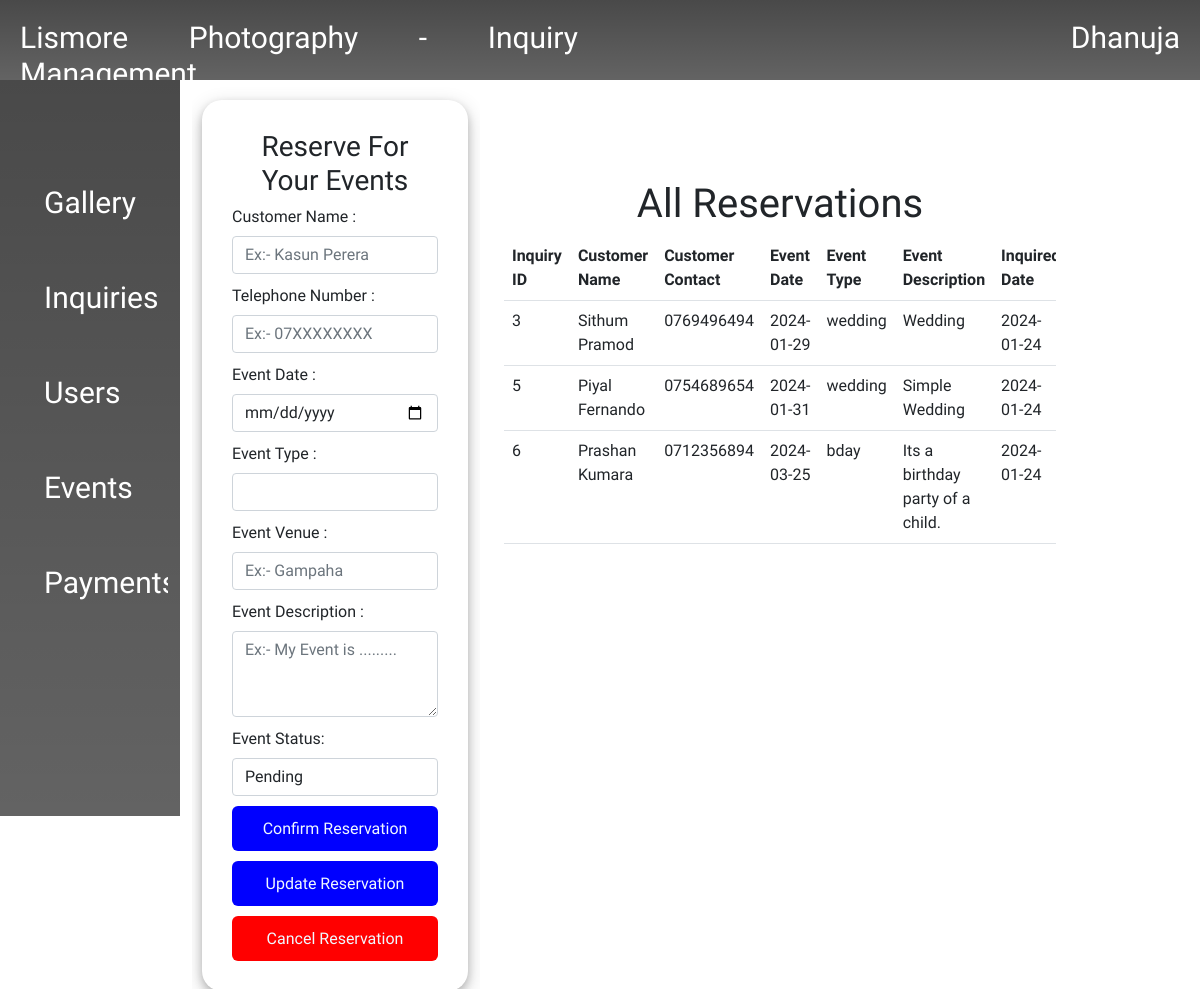
The page /admin_inquiry.php (signed in) on the database its author committed.
### tables this page shows
CREATE TABLE `inquiries` (
  `i_id` int NOT NULL,
  `i_desc` varchar(500) DEFAULT NULL,
  `i_date` date DEFAULT NULL,
  `c_name` varchar(100) DEFAULT NULL,
  `c_tpno` varchar(10) DEFAULT NULL,
  `event_date` date DEFAULT NULL,
  `event_venue` varchar(100) DEFAULT NULL,
  `i_status` enum('Pending','Completed','Canceled') DEFAULT NULL,
  `e_type` varchar(100) DEFAULT NULL
);

### admin_inquiry.php (the view, shortened to what this page needs)
<?php
$admin_name = $_SESSION['admin_name'];
require('class.php');
$db = new database_connection();
$conn = $db->get_con();
if (isset($_GET["page"])) {
    $page = $_GET["page"];
} else {
    $page = 1;
}
$first_inquiry = ($page - 1) * 6;
?>
<!DOCTYPE html>
<html lang="en">
<head>
    <link rel="stylesheet" href="./pages/css/inquiry_management.css">
</head>
<body>
    <header>
        <div class="container-fluid header-line">
            <div class="row">
                <div class="col-sm-6 left-column">
                    <h1>Lismore Photography - Inquiry Management</h1>
                </div>
                <div class="col-sm-6 right-columns justify-content-end text-end">
                    <h1><?php echo $admin_name ?></h1>
                </div>
            </div>
        </div>
    </header>
    <main>
        <div class="container-fluid main-content">
            <div class="row">
                <div class="col-sm-3 side-bar">
                    <ul class="side-bar-content">
                        <li class="side-bar-item"><a href="admin_gallery.php" class="side-bar-link">Gallery</a></li>
                        <li class="side-bar-item"><a href="admin_inquiry.php" class="side-bar-link">Inquiries</a></li>
                        <li class="side-bar-item"><a href="" class="side-bar-link">Users</a></li>
                        <li class="side-bar-item"><a href="" class="side-bar-link">Events</a></li>
                        <li class="side-bar-item"><a href="" class="side-bar-link">Payments</a></li>
                    </ul>
                </div>
                <div class="col-sm-9">
                    <div class="container-fluide">
                        <div class="row">
                            <div class="col-sm-4 inquiry-form">
                                <form method="post" class="form-inquiry" enctype="multipart/form-data">
                                    <h3 align="center">Reserve For Your Events</h3>
                                    <div class="form-group">
                                        <label for="c_name">Customer Name : </label>
                                        <input type="text" class="form-control" id="c_name" name="c_name" placeholder="Ex:- Kasun Perera " value="<?php if (isset($_SESSION["name"])) {
                                                                                                                                                        echo $_SESSION["name"];
                                                                                                                                                    } ?>" />
                                    </div>
                                    <div class="form-group">
                                        <label for="tpno">Telephone Number : </label>
                                        <input type="text" class="form-control" id="tpno" name="tpno" placeholder="Ex:- 07XXXXXXXX" value="<?php if (isset($_SESSION["tpno"])) {
                                                                                                                                                echo $_SESSION["tpno"];
                                                                                                                                            } ?>">
                                    </div>
                                    <div class="form-group">
                                        <label for="e_date">Event Date : </label>
                                        <input type="date" class="form-control" id="e_date" name="e_date" placeholder="Event Date" pattern="\d{4}-\d{2}-\d{2}" value="
                                        <?php if (isset($_SESSION["event_date"])) {
                                            echo $_SESSION["event_date"];
                                        } ?>
                                        ">
                                    </div>
                                    <div class="form-group">
                                        <label for="e_type">Event Type : </label>
                                        <select name="e_type" id="" class="form-control" id="e_type" name="e_type" placeholder="Select Your Event Type">
                                            <option value="<?php if (isset($_SESSION["e_type"])) {
                                                                echo $_SESSION["e_type"];
                                                            } ?>"><?php if (isset($_SESSION["e_type"])) {
                                                                    } ?></option>
                                            <option value="Wedding">Wedding</option>
                                        </select>
                                    </div>
                                    <div class="form-group">
                                        <label for="e_venue">Event Venue : </label>
                                        <input type="text" class="form-control" id="e_venue" name="e_venue" placeholder="Ex:- Gampaha" value="<?php if (isset($_SESSION["e_venue"])) {
                                                                                                                                                    echo $_SESSION["e_venue"];
                                                                                                                                                }  ?>">
                                    </div>
                                    <div class="form-group">
                                        <label for="e_desc">Event Description : </label>
                                        <textarea class="form-control" id="e_desc" name="e_desc" placeholder="Ex:- My Event is ........." rows=3><?php if (isset($_SESSION["e_desc"])) {
                                                                                                                                                    } ?></textarea>
                                    </div>
                                    <div class="form-group">
                                        <label for="e_status">Event Status: </label>
                                        <select name="e_status" id="" class="form-control" id="e_status" name="e_status" placeholder="Select Your Event Type">
                                            <option value="Pending" selected="selected">Pending</option>
                                        </select>
                                    </div>
                                    <button type="submit" class="btn btn-submit confirm-btn" name="btn_confirm">Confirm Reservation</button>
                                    <button type="submit" class="btn btn-submit update-btn" name="btn_update">Update Reservation</button>
                                    <input type="reset" class="btn btn-reset reset-btn" value="Cancel Reservation">
                                </form>
                            </div>
                            <div class="col-sm-8 inquiry-table">
                                <div class="container-fluid inquiry-table-section">
                                    <div class="row">
                                        <div class="title-text">
                                            <h1 class="title text-center">All Reservations</h1>
                                        </div>
                                    </div>
                                    <div class="row">
                                        <table class="table inq-table">
                                            <tr>
                                                <th>Inquiry ID</th>
                                                <th>Customer Name</th>
                                                <th>Customer Contact</th>
                                                <th>Event Date</th>
                                                <th>Event Type</th>
                                                <th>Event Description</th>
                                                <th>Inquired Date</th>
                                            </tr>
                                            <?php
                                            $sql = "SELECT * FROM inquiries LIMIT $first_inquiry, 6";
                                            $result = $conn->query($sql);
                                            if ($result->num_rows > 0) {
                                                while ($row = $result->fetch_assoc()) {
                                            ?>
                                                    <tr>
                                                        <td><?php echo $row["i_id"] ?></td>
                                                        <td><?php echo $row["c_name"] ?></td>
                                                        <td><?php echo $row["c_tpno"] ?></td>
                                                        <td><?php echo $row["event_date"] ?></td>
                                                        <td><?php echo $row["e_type"] ?></td>
                                                        <td><?php echo $row["i_desc"] ?></td>
                                                        <td><?php echo $row["i_date"] ?></td>
                                                    </tr>
                                            <?php
                                                }
                                            }
                                            ?>
                                        </table>
                                    </div>
                                </div>
                            </div>
                        </div>
                    </div>
                </div>
            </div>
        </div>
    </main>
</body>
</html>

### pages/css/style.css (style rules this page uses)
* { margin: 0px; padding: 0px; text-decoration: none; list-style: none; font-family: 'work sans', sans-serif; box-sizing: border-box; overflow-x: hidden; }
:root { --main-color:#ffc83d; --primary-color: #0a1118; }
a { color: var(--primary-color); }

### pages/css/login.css (style rules this page uses)
* { margin: 0px; padding: 0px; text-decoration: none; list-style: none; font-family: 'work sans', sans-serif; box-sizing: border-box; overflow: hidden; overflow-y: hidden; }
:root { --main-color:#ffc83d; --primary-color: #0a1118; }
a { color: var(--primary-color); }
.btn { width: 100%; height: 45px; background: #d6d6d6; border: none; outline: none; border-radius: 6px; cursor: pointer; font-size: 1em; color: #162938; font-weight: 500; }

### pages/css/sign.css (style rules this page uses)
* { margin: 0px; padding: 0px; text-decoration: none; list-style: none; font-family: 'work sans', sans-serif; box-sizing: border-box; overflow: hidden; overflow-y: hidden; }
:root { --main-color:#ffc83d; --primary-color: #0a1118; }
a { color: var(--primary-color); }
.btn { width: 100%; height: 45px; background: #d6d6d6; border: none; outline: none; border-radius: 6px; cursor: pointer; font-size: 1em; color: #162938; font-weight: 500; }

### pages/css/inquiry_management.css (style rules this page uses)
body { background-color: transparent; overflow: auto; }
.header-line { color:aliceblue; background-image: linear-gradient(rgba(0, 0, 0, 0.712),rgba(0, 0, 0, 0.6)); }
.header-line { height:80px; background-image: linear-gradient(rgba(0, 0, 0, 0.712),rgba(0, 0, 0, 0.61)); color:white; justify-content: space-around; text-align: justify; vertical-align: middle; padding:10px; }
.header-line h1 { font-size: 30px; padding: 10px; }
.side-bar { width: 15vw; height:92vh; background-image: linear-gradient(rgba(0, 0, 0, 0.712),rgba(0, 0, 0, 0.61)); }
.side-bar .side-bar-content { list-style-type: none; margin-top: 100px; }
.side-bar .side-bar-content .side-bar-item { margin-bottom: 50px; }
.side-bar-link { text-decoration: none; color:white; cursor: pointer; font-size: 30px; }
.side-bar-link::before { content: ''; height:60px; width:5px; background-color: white; position: absolute; left:0px; opacity:0; }
.form-group { margin-bottom:10px; }
.form-inquiry { box-shadow: 0 4px 8px 0 rgba(0, 0, 0, 0.2), 0 6px 20px 0 rgba(0, 0, 0, 0.19); padding:30px; width:auto; height:auto; margin-top: 20px; margin-bottom: 100px; margin-left:10px; border-radius: 20px; }
.confirm-btn { margin-bottom:10px; background-color: blue; color:aliceblue; }
.update-btn { margin-bottom:10px; background-color: blue; color:aliceblue; }
.reset-btn { background-color: red; color:aliceblue; }
.title-text { margin-top: 100px; }
.inq-table { width:100%; }

### class.php (style rules this page uses)
body { background-color: black; }

### rows shown on the page
inquiries: i_id "3", c_name "Sithum Pramod", c_tpno "0769496494", event_date "2024-01-29", e_type "wedding", i_desc "Wedding", i_date "2024-01-24"
inquiries: i_id "5", c_name "Piyal Fernando", c_tpno "0754689654", event_date "2024-01-31", e_type "wedding", i_desc "Simple Wedding", i_date "2024-01-24"
inquiries: i_id "6", c_name "Prashan Kumara", c_tpno "0712356894", event_date "2024-03-25", e_type "bday", i_desc "Its a birthday party of a child.", i_date "2024-01-24"

### other values the page prints
$admin_name "Dhanuja"
